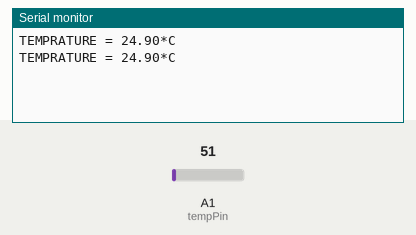
Recording of a sketch running on a simulated Arduino Uno, built with avr-gcc and run on an emulated ATmega328P. Parts: the last lines printed to the serial monitor. The inputs (shaded band) are chosen by the test bench; at power-on: A1 (tempPin) = 51.

Above: at 1.8 s.
1.9 s: A1 (tempPin) set to 61
At 2.8 s:
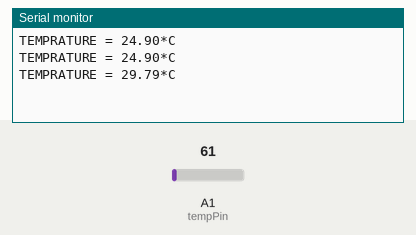
3.4 s: A1 (tempPin) set to 71
At 4.8 s:
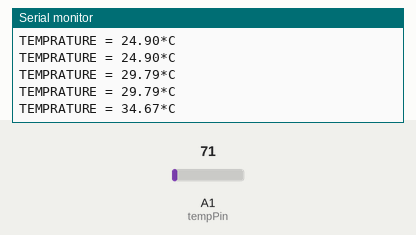
Timing chart, 0 to 6.4 s (numbered marks = the images above; inputs shaded):
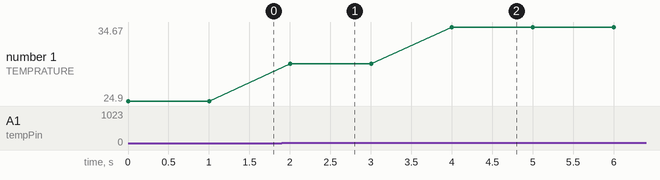

The sketch:

Temp_Sensor.ino
```cpp
float temp;
int tempPin = 1;

void setup()
{
  Serial.begin(9600);
}

void loop()
{
  temp = analogRead(tempPin);
  temp = temp * 0.48828125;
  Serial.print("TEMPRATURE = ");
  Serial.print(temp);
  Serial.print("*C");
  Serial.println();
  delay(1000);
}
```

Measured:
- after the input at 1.9 s, the serial monitor: prints a new line after 0.10 s (image 1)
- after the input at 3.4 s, the serial monitor: prints a new line after 0.60 s (image 2)
- plotted number 1: 24.9 → 29.79 after the input at 1.9 s, 29.79 → 34.67 after the input at 3.4 s
